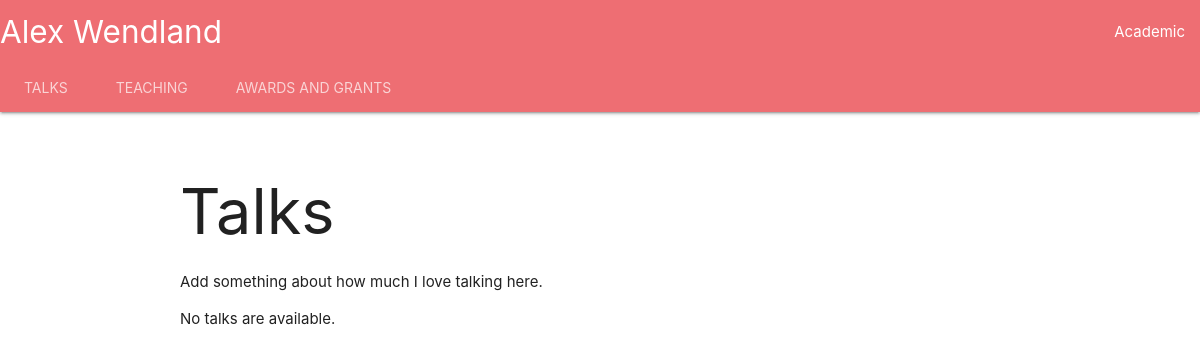
/academic/talks/, run on an earlier commit of the app's database.
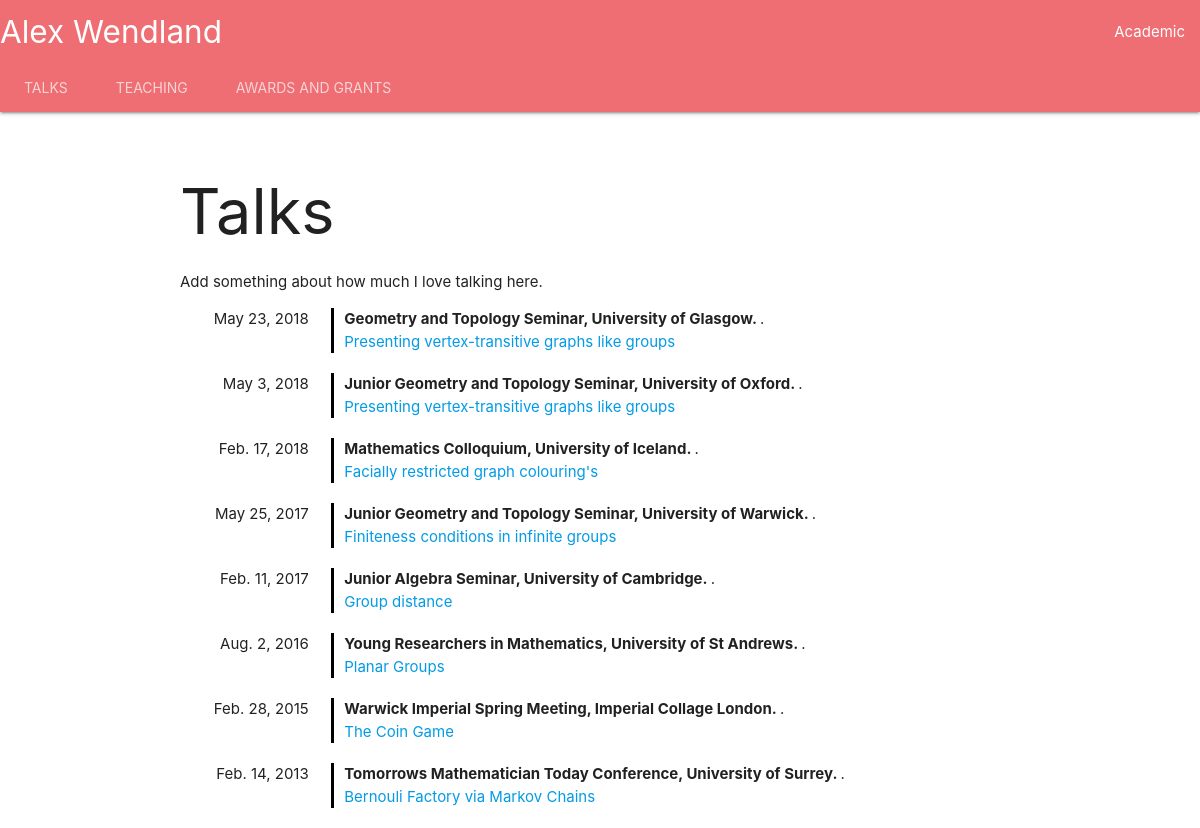
And on a later commit of the database.
### academic/models.py (models this page shows, shortened)
class Talk(models.Model):
    title = models.CharField('Title', max_length=200)
    seminar_name = models.CharField('Seminar Name', max_length=200)
    location = models.CharField('Location', max_length=200)
    date_given = models.DateField('Date Given')
    abstract = models.TextField('Abstract', blank = True)

### academic/views.py (the view)
# urls.py: path('talks/', views.TalksView.as_view(), name='talk_index'),
class TalksView(generic.ListView):
    template_name = "talks_index.html"
    context_object_name = 'talks'
    def get_queryset(self):
        return Talk.objects.order_by('-date_given')

### academic/templates/talks_index.html (shortened to what this page needs)
{% extends "base_academic.html" %}
{% block page_content %}
<h1>Talks</h1>
<p>Add something about how much I love talking here.</p>
{% if talks %}
    {% for talk in talks %}
		<div class="row">
			<div class="col s2"><div class="right">{{talk.date_given}}</div></div>
			<div class="col s10"><div class="vl"> <div class="v2"> <b>{{talk.seminar_name}}, {{talk.location}}. </b>.<br>
			<a href="{% url 'academic:talk_detail' talk.id %}">{{talk.title}}</a></div></div></div>
		</div>
    {% endfor %}
{% else %}
    <p>No talks are available.</p>
{% endif %}
{% endblock %}

What changed in the data, as far as the page shows it:
added Talk: date_given "May 23, 2018", seminar_name "Geometry and Topology Seminar", location "University of Glasgow", title "Presenting vertex-transitive graphs like groups"
added Talk: date_given "May 3, 2018", seminar_name "Junior Geometry and Topology Seminar", location "University of Oxford", title "Presenting vertex-transitive graphs like groups"
added Talk: date_given "Feb. 17, 2018", seminar_name "Mathematics Colloquium", location "University of Iceland", title "Facially restricted graph colouring's"
added Talk: date_given "May 25, 2017", seminar_name "Junior Geometry and Topology Seminar", location "University of Warwick", title "Finiteness conditions in infinite groups"
added Talk: date_given "Feb. 11, 2017", seminar_name "Junior Algebra Seminar", location "University of Cambridge", title "Group distance"
added Talk: date_given "Aug. 2, 2016", seminar_name "Young Researchers in Mathematics", location "University of St Andrews", title "Planar Groups"
added Talk: date_given "Feb. 28, 2015", seminar_name "Warwick Imperial Spring Meeting", location "Imperial Collage London", title "The Coin Game"
added Talk: date_given "Feb. 14, 2013", seminar_name "Tomorrows Mathematician Today Conference", location "University of Surrey", title "Bernouli Factory via Markov Chains"
Also different on the page:
text no longer shown: "No talks are available."
